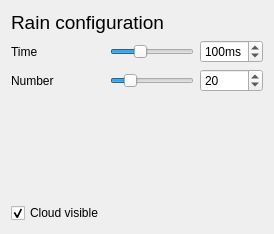
         <widget class="QWidget" name="pageRain">
          <layout class="QGridLayout" name="gridLayout_4">
           <item row="0" column="0" colspan="3">
            <widget class="QLabel" name="label_22">
             <property name="font">
              <font>
               <pointsize>14</pointsize>
              </font>
             </property>
             <property name="text">
              <string>Rain configuration</string>
             </property>
            </widget>
           </item>
           <item row="1" column="0">
            <widget class="QLabel" name="label_9">
             <property name="text">
              <string>Time</string>
             </property>
             <property name="buddy">
              <cstring>horizontalSlider</cstring>
             </property>
            </widget>
           </item>
           <item row="1" column="1">
            <widget class="QSlider" name="horizontalSliderTimeRain">
             <property name="minimum">
              <number>50</number>
             </property>
             <property name="maximum">
              <number>200</number>
             </property>
             <property name="value">
              <number>100</number>
             </property>
             <property name="orientation">
              <enum>Qt::Horizontal</enum>
             </property>
            </widget>
           </item>
           <item row="1" column="2">
            <widget class="QSpinBox" name="spinBoxTimeRain">
             <property name="suffix">
              <string>ms</string>
             </property>
             <property name="minimum">
              <number>50</number>
             </property>
             <property name="maximum">
              <number>200</number>
             </property>
             <property name="value">
              <number>100</number>
             </property>
            </widget>
           </item>
           <item row="2" column="0">
            <widget class="QLabel" name="label_10">
             <property name="text">
              <string>Number</string>
             </property>
             <property name="buddy">
              <cstring>horizontalSlider_2</cstring>
             </property>
            </widget>
           </item>
           <item row="2" column="1">
            <widget class="QSlider" name="horizontalSliderNumRain">
             <property name="minimum">
              <number>1</number>
             </property>
             <property name="maximum">
              <number>100</number>
             </property>
             <property name="value">
              <number>20</number>
             </property>
             <property name="orientation">
              <enum>Qt::Horizontal</enum>
             </property>
            </widget>
           </item>
           <item row="2" column="2">
            <widget class="QSpinBox" name="spinBoxNumRain">
             <property name="minimum">
              <number>1</number>
             </property>
             <property name="maximum">
              <number>100</number>
             </property>
             <property name="value">
              <number>20</number>
             </property>
            </widget>
           </item>
           <item row="3" column="1">
            <spacer name="verticalSpacer_3">
             <property name="orientation">
              <enum>Qt::Vertical</enum>
             </property>
             <property name="sizeHint" stdset="0">
              <size>
               <width>20</width>
               <height>105</height>
              </size>
             </property>
            </spacer>
           </item>
           <item row="4" column="0">
            <widget class="QCheckBox" name="checkBoxClodRain">
             <property name="text">
              <string>Cloud visible</string>
             </property>
             <property name="checked">
              <bool>true</bool>
             </property>
            </widget>
           </item>
          </layout>
         </widget>
